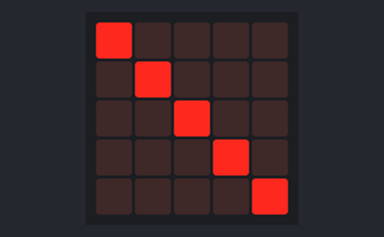
Bench run of a program on a simulated BBC micro:bit (MakeCode). Parts: the board's 5×5 LED display.

Above: at 0.11 s.
At 0.55 s:
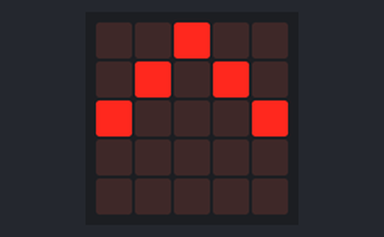
At 0.99 s:
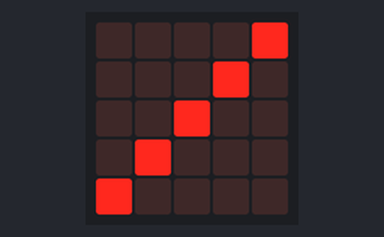
At 1.43 s:
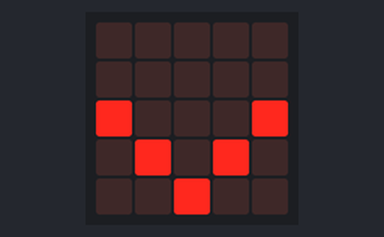
At 2.09 s:
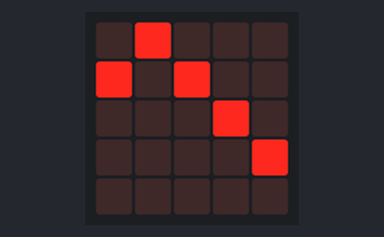

Measured:
- by itself, everything shown: repeats every 1.8 s, in 8 steps

The program:

main.ts
```typescript
let X4 = 0
let X3 = 0
let X2 = 0
let X1 = 0
let X = 0
let Y = 0
let Y1 = 1
let Y2 = 2
let Y3 = 3
let Y4 = 4
basic.forever(function () {
    led.plot(0, Y)
    led.plot(1, Y1)
    led.plot(2, Y2)
    led.plot(3, Y3)
    led.plot(4, Y4)
    basic.pause(200)
    led.unplot(0, Y)
    led.unplot(1, Y1)
    led.unplot(2, Y2)
    led.unplot(3, Y3)
    led.unplot(4, Y4)
    if (Y == 4) {
        X = 0
    } else if (Y == 0) {
        X = 1
    }
    if (X == 0) {
        Y += -1
    } else {
        Y += 1
    }
    if (Y1 == 4) {
        X1 = 0
    } else if (Y1 == 0) {
        X1 = 1
    }
    if (X1 == 0) {
        Y1 += -1
    } else {
        Y1 += 1
    }
    if (Y2 == 4) {
        X2 = 0
    } else if (Y2 == 0) {
        X2 = 1
    }
    if (X2 == 0) {
        Y2 += -1
    } else {
        Y2 += 1
    }
    if (Y3 == 4) {
        X3 = 0
    } else if (Y3 == 0) {
        X3 = 1
    }
    if (X3 == 0) {
        Y3 += -1
    } else {
        Y3 += 1
    }
    if (Y4 == 4) {
        X4 = 0
    } else if (Y4 == 0) {
        X4 = 1
    }
    if (X4 == 0) {
        Y4 += -1
    } else {
        Y4 += 1
    }
})
```

test.ts
```typescript
// les tests vont ici ; cela ne sera pas compilé si ce paquet est utilisé en tant qu'extension.
```
